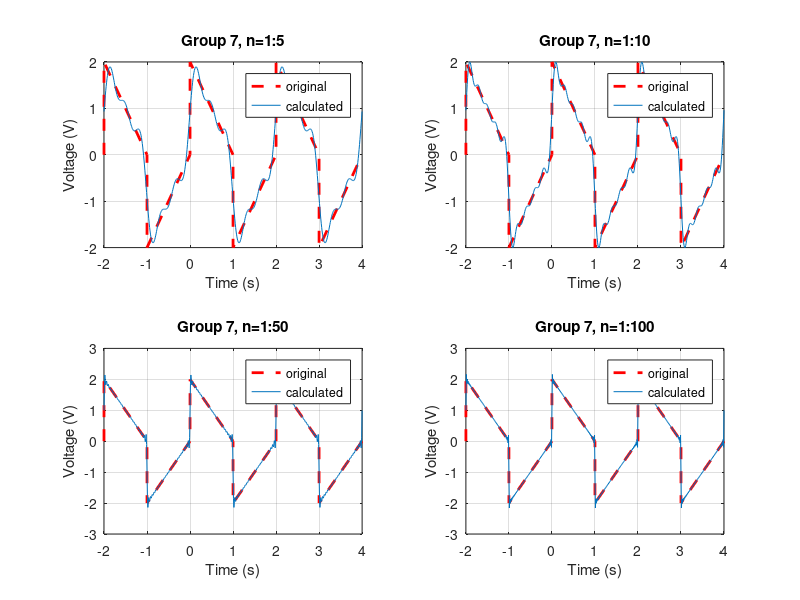

Source code (MATLAB):
% Author: W. Tsang
% Coauthor: Kawa
% 
% 

clc
close all
clear all

T = 2;          % time to finish one cycle
Wo = 2*pi/T;    % omega zero
A0 =0;
t = -2:.01:4;   % Period of the graph

%% Plot the first graph at 2,2,1
ft = A0;
for n=1:5
    An = - (2*(sin(pi*n) - 2*cos(pi*n)*sin(pi*n) + pi*n*cos(pi*n)))/(pi^2*n^2) - (2*(sin(pi*n) - pi*n))/(pi^2*n^2);
    Bn = (4*sin((pi*n)/2)^2 - 4*sin(pi*n)^2 + 2*pi*n*sin(pi*n))/(pi^2*n^2) + (4*sin((pi*n)/2)^2)/(pi^2*n^2);
    ft = ft + An*sin(n*Wo*t) + Bn*cos(n*Wo*t);
end
subplot(2,2,1)
plot([-2 -2 -1 -1 0 0 1 1 2 2 3 3 4],...    % plot original y(t)
     [0 2 0 -2 0 2 0 -2 0 2 0 -2 0], '--r','LineWidth',2);
hold;
plot(t, ft)                                 % plot the fourier series
grid on
title('Group 7, n=1:5')
xlabel('Time (s)')
ylabel('Voltage (V)')
legend('original', 'calculated')


%% Plot the second graph at 2,2,2
ft = A0;
for n=1:10
    An = - (2*(sin(pi*n) - 2*cos(pi*n)*sin(pi*n) + pi*n*cos(pi*n)))/(pi^2*n^2) - (2*(sin(pi*n) - pi*n))/(pi^2*n^2);
    Bn = (4*sin((pi*n)/2)^2 - 4*sin(pi*n)^2 + 2*pi*n*sin(pi*n))/(pi^2*n^2) + (4*sin((pi*n)/2)^2)/(pi^2*n^2);
    ft = ft + An*sin(n*Wo*t) + Bn*cos(n*Wo*t);
end

subplot(2,2,2)
plot([-2 -2 -1 -1 0 0 1 1 2 2 3 3 4],...    % plot original y(t)
     [0 2 0 -2 0 2 0 -2 0 2 0 -2 0], '--r','LineWidth',2);
hold;
plot(t, ft)                                 % plot the fourier series
grid on
title('Group 7, n=1:10')
xlabel('Time (s)')
ylabel('Voltage (V)')
legend('original', 'calculated')

%% plot the third graph at 2,2,3
ft = A0;
for n=1:50
    An = - (2*(sin(pi*n) - 2*cos(pi*n)*sin(pi*n) + pi*n*cos(pi*n)))/(pi^2*n^2) - (2*(sin(pi*n) - pi*n))/(pi^2*n^2);
    Bn = (4*sin((pi*n)/2)^2 - 4*sin(pi*n)^2 + 2*pi*n*sin(pi*n))/(pi^2*n^2) + (4*sin((pi*n)/2)^2)/(pi^2*n^2);
    ft = ft + An*sin(n*Wo*t) + Bn*cos(n*Wo*t);
end

subplot(2,2,3)
plot([-2 -2 -1 -1 0 0 1 1 2 2 3 3 4],...    % plot original y(t)
     [0 2 0 -2 0 2 0 -2 0 2 0 -2 0], '--r','LineWidth',2);
hold;
plot(t, ft)                                 % plot the fourier series
grid on
title('Group 7, n=1:50')
xlabel('Time (s)')
ylabel('Voltage (V)')
legend('original', 'calculated')

%% plot the fourth graph at 2,2,4
ft = A0;
for n=1:100
    An = - (2*(sin(pi*n) - 2*cos(pi*n)*sin(pi*n) + pi*n*cos(pi*n)))/(pi^2*n^2) - (2*(sin(pi*n) - pi*n))/(pi^2*n^2);
    Bn = (4*sin((pi*n)/2)^2 - 4*sin(pi*n)^2 + 2*pi*n*sin(pi*n))/(pi^2*n^2) + (4*sin((pi*n)/2)^2)/(pi^2*n^2);
    ft = ft + An*sin(n*Wo*t) + Bn*cos(n*Wo*t);
end

subplot(2,2,4)
plot([-2 -2 -1 -1 0 0 1 1 2 2 3 3 4],...    % plot original y(t)
     [0 2 0 -2 0 2 0 -2 0 2 0 -2 0], '--r','LineWidth',2);
hold;
plot(t, ft)                                 % plot the fourier series
grid on
title('Group 7, n=1:100')
xlabel('Time (s)')
ylabel('Voltage (V)')
legend('original', 'calculated')